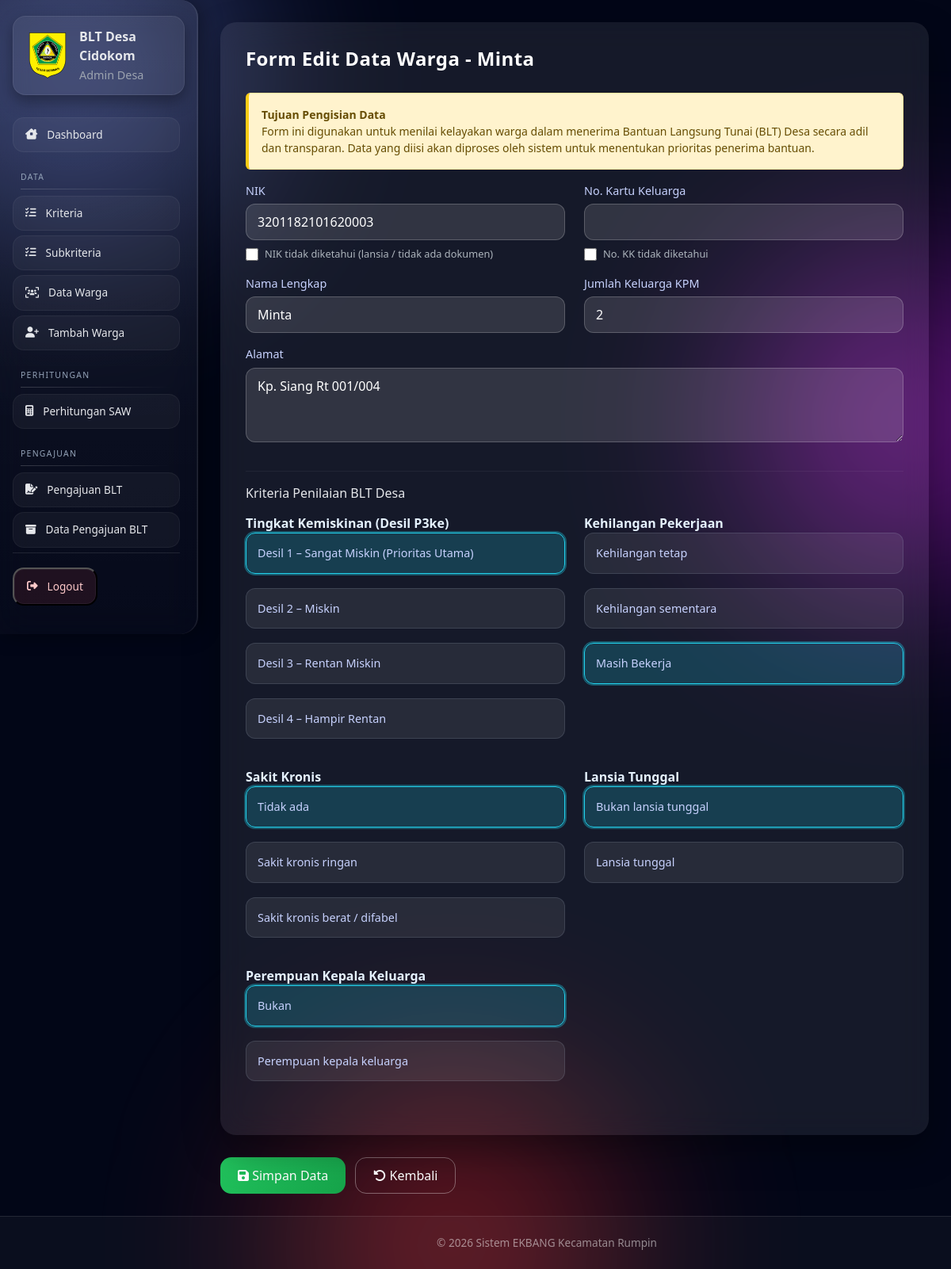
Before: /desa/warga/1/edit/ (signed in) with the older database file.
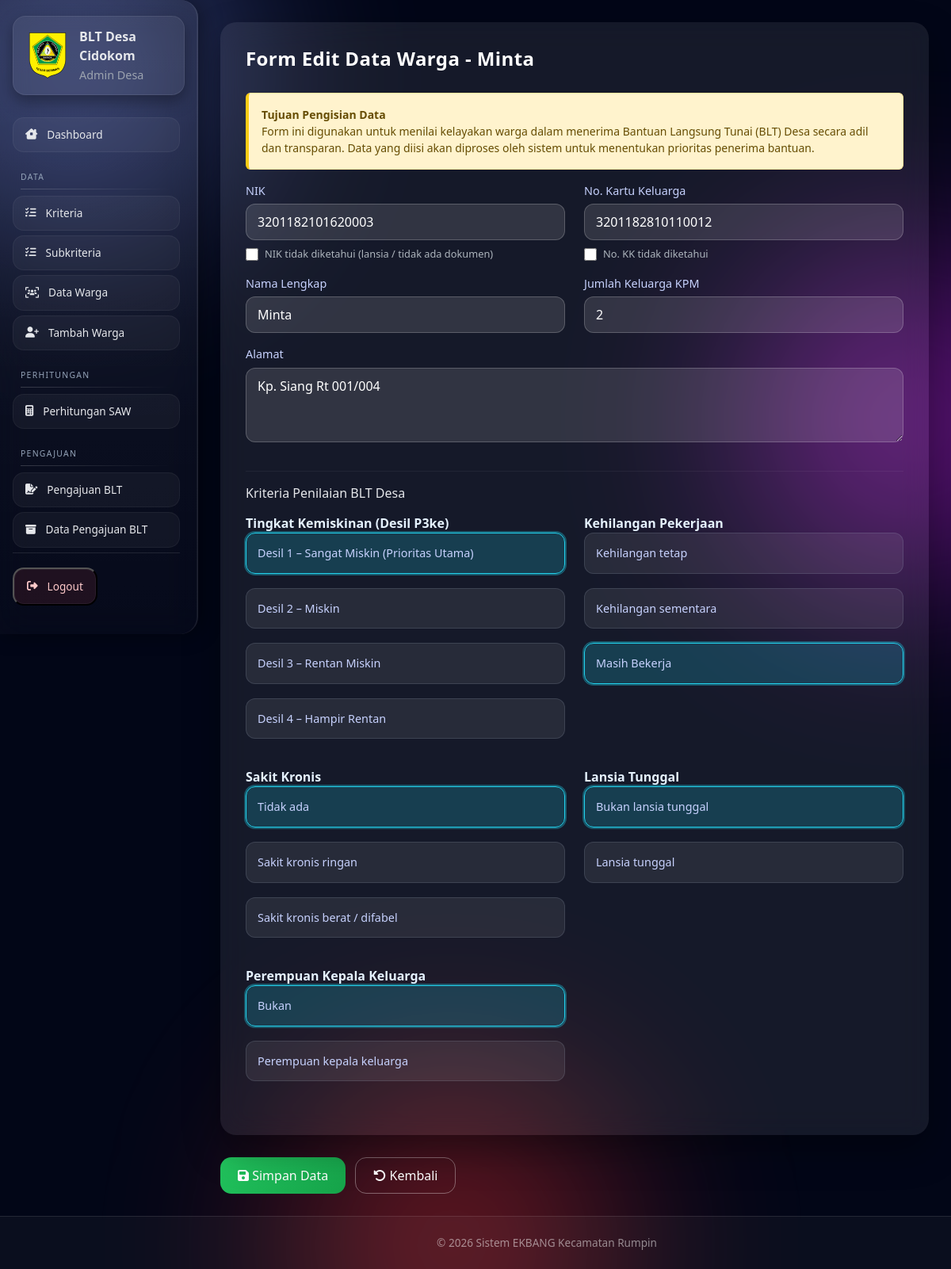
After: the same page with the newer database file.
### ekbang/models.py (models this page shows, shortened)
class Warga(models.Model):
    desa = models.ForeignKey(Desa, on_delete=models.CASCADE, related_name='warga')
    no_kk = models.CharField(max_length=16, blank=True, null=True)
    nik = models.CharField(max_length=16, unique=True, validators=[nik_validator], verbose_name="NIK")
    nama = models.CharField(max_length=100)
    jumlah_keluarga_kpm = models.IntegerField()
    alamat = models.TextField()
    is_deleted = models.BooleanField(default=False)
    deleted_at = models.DateTimeField(null=True, blank=True)
    class Meta:
        indexes = [models.Index(fields=['nik'])]

### ekbang/proses/decorators.py (the view)
        def wrapper(request, *args, **kwargs):
            if role == 'kecamatan':
                if not hasattr(request.user, 'admin_kecamatan'):
                    messages.error(request, 'Anda tidak punya akses')
                    return redirect('login')
            elif role == 'desa':
                if not hasattr(request.user, 'desa'):
                    messages.error(request, 'Anda tidak punya akses')
                    return redirect('login')
            else:
                messages.error(request, 'Role tidak dikenali')
                return redirect('login')
            return view_func(request, *args, **kwargs)

### ekbang/views/desa.py (called while the page is built, shortened)
@login_required
@role_required('desa')
def warga_edit(request, id):
    desa = request.user.desa
    warga = get_object_or_404(
        Warga,
        id=id,
        desa=desa,
        is_deleted=False
    )
    form = WargaForm(
        request.POST or None,
        instance=warga,
        desa=desa
    )
    return render(
        request,
        "desa/warga_form.html",
        {
            "form": form,
            "mode": "edit",
            "warga": warga,
        },
    )

### ekbang/templates/desa/warga_form.html (shortened to what this page needs)
{% extends 'base/base.html' %}
{% load static %}
{% block extra_css %}
<link rel="stylesheet" href="{% static 'css/desa/form_warga.css' %}">
{% endblock %}
{% block content %}
<div class="form-wrapper">
    <h4 class="form-title">
    {% if form.instance.pk %}
        Form Edit Data Warga - {{ form.instance.nama }}
    {% else %}
       Form Tambah Data Warga
    {% endif %}
</h4>
    <div class="alert alert-warning small">
    <strong>Tujuan Pengisian Data</strong><br>
    Form ini digunakan untuk menilai kelayakan warga dalam menerima Bantuan Langsung Tunai (BLT) Desa
    secara adil dan transparan. Data yang diisi akan diproses oleh sistem untuk menentukan prioritas penerima bantuan.
</div>
    <form method="post">
<div class="row">
            <div class="col-md-6 mb-3">
                <label>NIK</label>
                {{ form.nik }}
                <div class="ekbang-toggle-wrap">
                    <input type="checkbox" id="nik_tidak_diketahui" class="ekbang-toggle-checkbox"
                        {% if form.instance.pk and form.instance.nik|slice:"6:12" == "999999" %}checked{% endif %}>
                    <label for="nik_tidak_diketahui" class="ekbang-toggle-label">
                        NIK tidak diketahui (lansia / tidak ada dokumen)
                    </label>
                </div>
            </div>
            <div class="col-md-6 mb-3">
                <label>No. Kartu Keluarga</label>
                {{ form.no_kk }}
                <div class="ekbang-toggle-wrap">
                    <input type="checkbox" id="kk_tidak_diketahui" class="ekbang-toggle-checkbox"
                        {% if form.instance.pk and form.instance.no_kk|slice:"6:12" == "999999" %}checked{% endif %}>
                    <label for="kk_tidak_diketahui" class="ekbang-toggle-label">
                        No. KK tidak diketahui
                    </label>
                </div>
            </div>
            <div class="col-md-6 mb-3">
                <label>Nama Lengkap</label>
                {{ form.nama }}
            </div>
            <div class="col-md-6 mb-3">
                <label>Jumlah Keluarga KPM</label>
                {{ form.jumlah_keluarga_kpm }}
            </div>
        </div>
        <div class="mb-4">
            <label>Alamat</label>
            {{ form.alamat }}
        </div>
        <hr>
<h6 class="form-section-title">Kriteria Penilaian BLT Desa</h6>
<div class="row">
    {% for field in form %}
        {% if field.name|slice:":9" == "kriteria_" %}
            <div class="col-md-6">
                <div class="criteria-box">
                    <strong class="criteria-title">{{ field.label }}</strong>
                    <div class="radio-grid">
                        {% for radio in field %}
                            <label class="radio-card">
                                <div class="radio-content">{{ radio.choice_label }}</div>
                            </label>
                        {% endfor %}
                    </div>
                </div>
            </div>
        {% endif %}
    {% endfor %}
</div>
        </div>
       <div class="form-actions">
    <button type="submit" id="btnSimpan" class="btn btn-success">
        <i class="fa-solid fa-floppy-disk"></i> <span>Simpan Data</span>
    </button>
    <button type="button" onclick="goBack()" class="btn btn-outline-light">
        <i class="fa-solid fa-rotate-left"></i> Kembali
    </button>
</div>
</div>
{% endblock %}

Changed rows visible on the page:
changed Warga "Minta": no_kk (not shown) → "3201182810110012"
